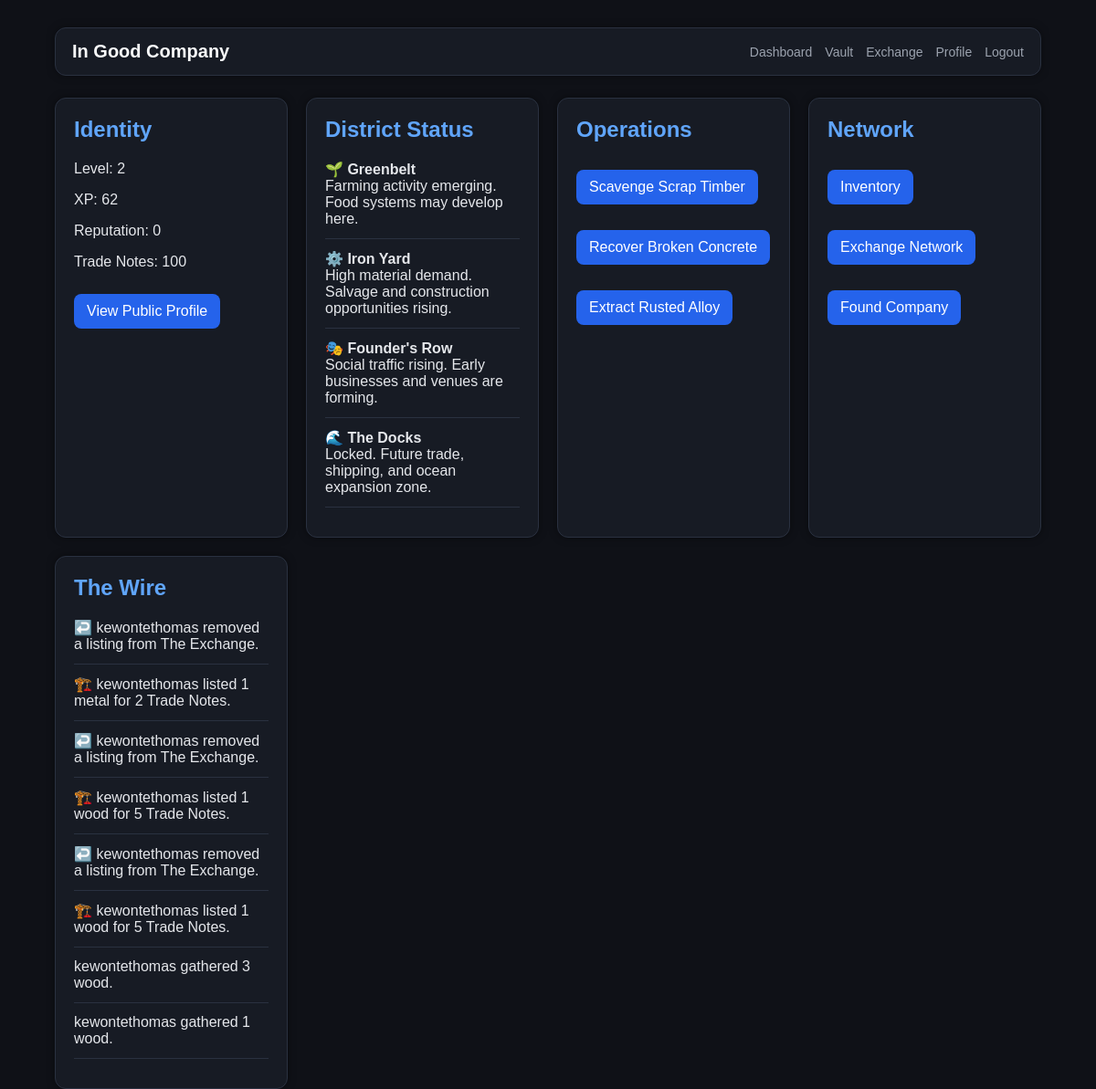
The page /dashboard (signed in) on the database its author committed.
### models/user.py (models this page shows)
class User(UserMixin, db.Model):
    id = db.Column(db.Integer, primary_key=True)
    username = db.Column(db.String(80), unique=True, nullable=False)
    password_hash = db.Column(db.String(255), nullable=False)
    coins = db.Column(db.Integer, default=100)
    xp = db.Column(db.Integer, default=0)
    level = db.Column(db.Integer, default=1)
    reputation = db.Column(db.Integer, default=0)
    last_gather_time = db.Column(db.DateTime, nullable=True)

### models/world_event.py (models this page shows)
class WorldEvent(db.Model):
    id = db.Column(db.Integer, primary_key=True)
    message = db.Column(
        db.String(255),
        nullable=False
    )
    created_at = db.Column(
        db.DateTime,
        server_default=db.func.now()
    )

### app.py (the view)
@app.route("/dashboard")
@login_required
def dashboard():
    events = WorldEvent.query.order_by(
        WorldEvent.created_at.desc()
    ).limit(8).all()
    return render_template(
        "dashboard.html",
        user=current_user,
        events=events
    )

### app.py (called while the page is built)
@login_manager.user_loader
def load_user(user_id):
    return User.query.get(int(user_id))

### templates/dashboard.html (shortened to what this page needs)
<!DOCTYPE html>
<html>
<head>
    <link rel="stylesheet" href="/static/style.css">
</head>
<body>
    <div class="container">
        <div class="nav">
            <div class="nav-brand">
                In Good Company
            </div>
            <div class="nav-links">
                <a href="/dashboard">Dashboard</a>
                <a href="/inventory">Vault</a>
                <a href="/market">Exchange</a>
                <a href="/player/{{ current_user.username }}">Profile</a>
                <a href="/logout">Logout</a>
            </div>
        </div>
        <div class="grid">
            <div class="card">
                <h2>Identity</h2>
                <p>Level: {{ user.level }}</p>
                <p>XP: {{ user.xp }}</p>
                <p>Reputation: {{ user.reputation }}</p>
                <p>Trade Notes: {{ user.coins }}</p>
                <a class="button" href="/player/{{ user.username }}">
                    View Public Profile
                </a>
            </div>
            <div class="card">
                <h2>District Status</h2>
                <div class="feed-item">
                    🌱 <strong>Greenbelt</strong><br>
                    Farming activity emerging. Food systems may develop here.
                </div>
                <div class="feed-item">
                    ⚙️ <strong>Iron Yard</strong><br>
                    High material demand. Salvage and construction opportunities rising.
                </div>
                <div class="feed-item">
                    🎭 <strong>Founder's Row</strong><br>
                    Social traffic rising. Early businesses and venues are forming.
                </div>
                <div class="feed-item">
                    🌊 <strong>The Docks</strong><br>
                    Locked. Future trade, shipping, and ocean expansion zone.
                </div>
            </div>
            <div class="card">
                <h2>Operations</h2>
                <a class="button" href="/gather/wood">
                    Scavenge Scrap Timber
                </a>
                <br><br>
                <a class="button" href="/gather/stone">
                    Recover Broken Concrete
                </a>
                <br><br>
                <a class="button" href="/gather/metal">
                    Extract Rusted Alloy
                </a>
            </div>
            <div class="card">
                <h2>Network</h2>
                <a class="button" href="/inventory">
                    Inventory
                </a>
                <br><br>
                <a class="button" href="/market">
                    Exchange Network
                </a>
                <br><br>
                <a class="button" href="/company/create">
                    Found Company
                </a>
            </div>
            <div class="card">
                <h2>The Wire</h2>
                {% for event in events %}
                <div class="feed-item">
                    {{ event.message }}
                </div>
                {% endfor %}
            </div>
        </div>
    </div>
</body>
</html>

### static/style.css (style rules this page uses)
body { background-color: #0f1117; color: #e5e7eb; font-family: Arial, sans-serif; margin: 0; padding: 0; }
.nav { display: flex; justify-content: space-between; align-items: center; background-color: #171b24; border: 1px solid #2a3140; border-radius: 12px; padding: 14px 18px; margin-bottom: 24px; box-shadow: 0 0 10px rgba(0,0,0,0.35); }
.nav-brand { font-size: 20px; font-weight: bold; color: #f9fafb; }
.nav-links { display: flex; gap: 14px; flex-wrap: wrap; }
.nav-links a { color: #9ca3af; text-decoration: none; font-size: 14px; }
.container { width: 90%; max-width: 1200px; margin: auto; padding-top: 30px; }
.grid { display: grid; grid-template-columns: repeat(auto-fit, minmax(250px, 1fr)); gap: 20px; }
.card, .item-card { background-color: #171b24; border: 1px solid #2a3140; border-radius: 12px; padding: 20px; box-shadow: 0 0 10px rgba(0,0,0,0.4); }
.card h2 { margin-top: 0; color: #60a5fa; }
.button { display: inline-block; margin-top: 10px; padding: 10px 14px; background-color: #2563eb; color: white; text-decoration: none; border-radius: 8px; }
.feed-item { margin-bottom: 12px; padding-bottom: 12px; border-bottom: 1px solid #2a3140; }

### rows shown on the page
User: level "2", xp "62", reputation "0", coins "100"
WorldEvent: message "↩️ kewontethomas removed a listing from The Exchange."
WorldEvent: message "🏗️ kewontethomas listed 1 metal for 2 Trade Notes."
WorldEvent: message "↩️ kewontethomas removed a listing from The Exchange."
WorldEvent: message "🏗️ kewontethomas listed 1 wood for 5 Trade Notes."
WorldEvent: message "↩️ kewontethomas removed a listing from The Exchange."
WorldEvent: message "🏗️ kewontethomas listed 1 wood for 5 Trade Notes."
WorldEvent: message "kewontethomas gathered 3 wood."
WorldEvent: message "kewontethomas gathered 1 wood."
